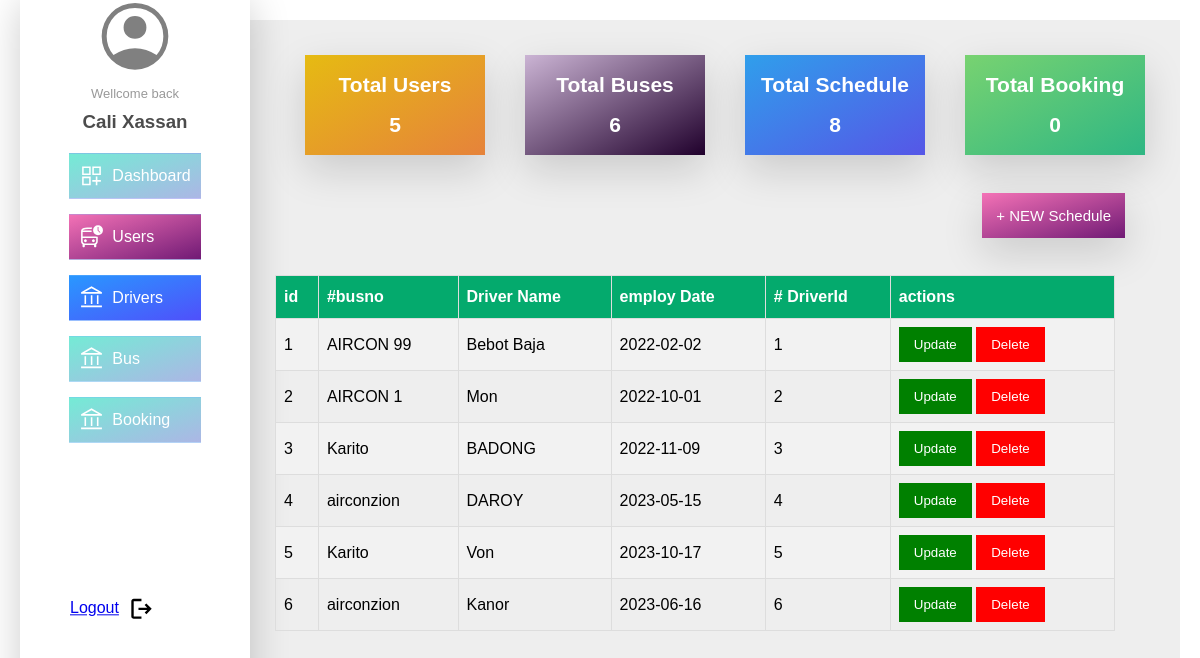
Screenshot of /busPage.php (signed in) with the database file from the repository.
### tables this page shows
CREATE TABLE `users` (
  `id` int NOT NULL primary key auto_increment,
  `firstname` varchar(255) NOT NULL,
  `lastname` varchar(255) NOT NULL,
  `email` varchar(255) NOT NULL,
   `password` varchar(255) NOT NULL,
   `phone` int NOT NULL,
  `imageUrl` varchar(255) NULL,

  `role` varchar(20) NOT NULL
);

CREATE TABLE `bus` (
   `id` int NOT NULL  primary key auto_increment,
  `busno` varchar(255) NOT NULL,
  `driverId` int NOT NULL,
  
  FOREIGN KEY  ( `driverId` ) REFERENCES driver( `id`) ON DELETE CASCADE ON UPDATE CASCADE
);

CREATE TABLE `driver` (
  `id` int NOT NULL primary key auto_increment,
  `driverName` varchar(50) NOT NULL,
  `employDate` date NOT NULL
);

### authentication/user.php (called while the page is built, shortened)
<?php
$hostname ="localhost";
$username = "root";
$password = "12345678";
$dabaseName = "busscheduledb";
$connection = mysqli_connect($hostname, $username, $password) or
        die ('Unable to connect. Check your connection parameters.');
        mysqli_select_db($connection, $dabaseName ) or die(mysqli_error($connection));
$userId =  $_SESSION["MEMBER_ID"];
$sql = "SELECT * FROM users WHERE id = '$userId'";
$user =  mysqli_query($connection,$sql);
 $arr = array();
 if(mysqli_num_rows($user))
        while($row = mysqli_fetch_assoc($user))
            $arr[] = $row;
        $userJson = json_encode($arr);
?>

### getJson.php (called while the page is built, shortened)
<?php
  include "./includes/connection.php";
  $usersSql = 'SELECT * FROM users;';
  $resultrouteSql = mysqli_query($connection,$usersSql);
  $busSql = 'SELECT bus.id,
                    busno,
                    driverId,
                    driverName,
                    employDate
                    FROM bus JOIN driver ON bus.driverId = driver.id GROUP BY bus.id';
  $resultbusSql = mysqli_query($connection,$busSql);
  $arrBuses = array();
  if(mysqli_num_rows($resultbusSql))
       while($row=mysqli_fetch_assoc($resultbusSql))
            $arrBuses[] = $row;
  $busJson = json_encode($arrBuses);
  $counting = "SELECT * from schedule";
  $scheduleCountResult = mysqli_query($connection,$counting);
  $schedulecount=mysqli_num_rows($scheduleCountResult);
  $book = "SELECT * from bookings";
  $bookCountResult = mysqli_query($connection,$book);
  $bookcount=mysqli_num_rows($bookCountResult );
  $user = "SELECT * from users";
  $userCountResult = mysqli_query($connection,$user);
  $usercount=mysqli_num_rows($userCountResult);
  $bus = "SELECT * from bus";
  $busCountResult = mysqli_query($connection,$bus);
  $buscount=mysqli_num_rows($busCountResult);
?>

### busPage.php (the view, shortened to what this page needs)
<!DOCTYPE html>
<html lang="en">
  <head>
     <link rel="stylesheet" href="./css/home.css?v=<?php echo time(); ?>" />
    <link rel="stylesheet" href="./css/header.css?v=<?php echo time(); ?>" />
    <link rel="stylesheet" href="./css/card.css" />
    <link rel="stylesheet" href="./css/button.css" />
    <link rel="stylesheet" href="./css/footer.css" />
    <link rel="stylesheet" href="./css/ticket.css" />
    <link rel="stylesheet" href="./css/cleintdashboard.css?v=<?php echo time(); ?>" />
    <link rel="stylesheet" href="./css/index.css?v=<?php echo time(); ?>" />
    <link rel="stylesheet" href="./css/alertmsg.css?v=<?php echo time(); ?>" />
    <link rel="stylesheet" href="./css/table.css?v=<?php echo time(); ?>" />
  </head>
  <?php
  require "./authentication/user.php";
  require './getJson.php';
  $userData = json_decode($userJson);
  $buses = json_decode($busJson);
  ?>
  <body>
    <section class="dashboard">
      <div class="dashboard__sidebar">
        <div class="dashboard__profile">
          <div class="dashboard__profile__image">
          <?php foreach($userData as $user){
            $data = get_object_vars($user);
             if($data["imageUrl"]){ ?>
             <img src="./uploads/IMG-user<?=$data["imageUrl"]?>" alt="profile">
            <?php } else { ?>
              <img src="./uploads/IMG-user.svg" alt="profile" />
            <?php } ?>
          </div>
          <p>Wellcome back</p>
            <h3><?php echo $data["firstname"] . " " . $data["lastname"];?></h3>
          <?php } ?>
        </div>
          <div class="dashboard__menu">
          <ul>
            <li class="active">
              <a href="./index.php" >
                <img src="./image/dashboard-icon.svg" alt="dashboard" /> dashboard</a
              >
            </li>
            <li>
              <a href="./usersPage.php">
                <img src="./image/myticket.svg" alt="myticket" /> Users</a
              >
            </li>
            <li>
              <a href="./driverPage.php">
                <img src="./image/account.svg" alt="accountbank" />
                Drivers</a
              >
            </li>
            <li>
              <a href="./busPage.php">
                <img src="./image/account.svg" alt="accountbank" />
                Bus</a
              >
            </li>
            <li>
              <a href="./bookingPage.php">
                <img src="./image/account.svg" alt="accountbank" />
                Booking</a
              >
            </li>
          </ul>
        </div>
        <a href="./authentication/logout.php" class="exit"> Logout<img src="./image/exit.svg" alt="exit"></a>
      </div>
      <div class="dashboard__content" >
       <div class="dashboard__summary">
            <div class="dashboard__summary__box">
                <h1>total users</h1>
                <h1><?php echo $usercount ?></h1>
            </div>
            <div class="dashboard__summary__box">
                <h1>total buses</h1>
                <h1><?php echo $buscount;?></h1>
            </div>
            <div class="dashboard__summary__box">
                <h1>total schedule</h1>
                 <h1><?php echo $schedulecount?></h1>
            </div>
            <div class="dashboard__summary__box">
                <h1>total Booking</h1>
                <h1><?php echo $bookcount?></h1>
            </div>
        </div>
      <div class="addNewsBox">
        <button class="addNewBtn"> + NEW schedule</button>
      </div>
      <div class="information">
        <table id="users">
         <tr>
           <th>id</th>
           <th>#busno </th>
           <th>Driver Name</th>
           <th>employ Date </th>
           <th># DriverId</th>
           <th>actions</th>
        </tr>
           <?php
             foreach($buses as $data){
            $bus = get_object_vars($data);
            $id = $bus["id"];
            $busno = $bus["busno"];
            $driverName = $bus["driverName"];
            $employDate = $bus['employDate'];
            $driverId = $bus["driverId"];
            ?>
            <tr data-id="<?php echo $id?>">
            <td><?php echo $id;?></td>
            <td><?php echo $busno;?></td>
            <td><?php echo $driverName;?></td>
            <td><?php echo $employDate;?></td>
            <td><?php echo $driverId;?></td>
            <td>
                <button type="submit" class="editeBtn" name="update">Update</button>
                <button type="submit" name="deleteBtn" class="deleteBtn">Delete</button>
            </td>
            </tr>
            <?php
           }
           ?>
      </table>
      </div>
    </section>
  </body>
</html>

### css/home.css (style rules this page uses)
:root { ---color-primary: #55c57a; ---color-primary-light: #80d671; ---color-primary-dark: #28b485; ---color-secondary-light: #ffb900; ---color-secondary-dark: #ff7730; ---color-tertiary-light: #2998ff; ---color-tertiary-dark: #5643fa; ---color-grey-light-1: #f7f7f7; ---color-grey-light-2: #eee; ---color-grey-dark: #777; ---color-grey-dark-2: #999; ---color-grey-dark-3: #333; ---color-white: #fff; ---color-black: #000; ---default-font-size: 1.6rem; }
html { font-size: 62.5%; }
* { margin: 0; padding: 0; box-sizing: border-box; }
body { font-size: var(---default-font-size); padding: 2rem; }
section { background-color: var(---color-grey-light-2); }

### css/header.css (style rules this page uses)
:root { ---color-primary: #55c57a; ---color-primary-light: #80d671; ---color-primary-dark: #28b485; ---color-secondary-light: #ffb900; ---color-secondary-dark: #ff7730; ---color-tertiary-light: #2998ff; ---color-tertiary-dark: #5643fa; ---color-grey-light-1: #f7f7f7; ---color-grey-light-2: #eee; ---color-grey-dark: #777; ---color-grey-dark-2: #999; ---color-grey-dark-3: #333; ---color-white: #fff; ---color-black: #000; ---default-font-size: 1.6rem; }
html { font-size: 62.5%; }
* { margin: 0; padding: 0; box-sizing: border-box; }
body { font-size: var(---default-font-size); font-family: Arial, Helvetica, sans-serif; padding: 2rem; }

### css/card.css (style rules this page uses)
:root { ---color-primary: #55c57a; ---color-primary-light: #80d671; ---color-primary-dark: #28b485; ---color-secondary-light: #ffb900; ---color-secondary-dark: #ff7730; ---color-tertiary-light: #2998ff; ---color-tertiary-dark: #5643fa; ---color-grey-light-1: #f7f7f7; ---color-grey-light-2: #eee; ---color-grey-dark: #777; ---color-grey-dark-2: #999; ---color-grey-dark-3: #333; ---color-white: #fff; ---color-black: #000; ---default-font-size: 1.6rem; }

### css/footer.css (style rules this page uses)
:root { ---color-primary: #55c57a; ---color-primary-light: #80d671; ---color-primary-dark: #28b485; ---color-secondary-light: #ffb900; ---color-secondary-dark: #ff7730; ---color-tertiary-light: #2998ff; ---color-tertiary-dark: #5643fa; ---color-grey-light-1: #f7f7f7; ---color-grey-light-2: #eee; ---color-grey-dark: #777; ---color-grey-dark-2: #999; ---color-grey-dark-3: #333; ---color-white: #fff; ---color-black: #000; ---default-font-size: 1.6rem; }

### css/ticket.css (style rules this page uses)
:root { ---color-primary: #55c57a; ---color-primary-light: #80d671; ---color-primary-dark: #28b485; ---color-secondary-light: #ffb900; ---color-secondary-dark: #ff7730; ---color-tertiary-light: #2998ff; ---color-tertiary-dark: #5643fa; ---color-grey-light-1: #f7f7f7; ---color-grey-light-2: #eee; ---color-grey-dark: #777; ---color-grey-dark-2: #999; ---color-grey-dark-3: #333; ---color-white: #fff; ---color-black: #000; ---default-font-size: 1.6rem; }
.booking-table td, th { text-align: left; padding: 8px; }

### css/index.css (style rules this page uses)
:root { ---color-primary: #55c57a; ---color-primary-light: #80d671; ---color-primary-dark: #28b485; ---color-secondary-light: #ffb900; ---color-secondary-dark: #ff7730; ---color-tertiary-light: #2998ff; ---color-tertiary-dark: #5643fa; ---color-grey-light-1: #f7f7f7; ---color-grey-light-2: #eee; ---color-grey-dark: #777; ---color-grey-dark-2: #999; ---color-grey-dark-3: #333; ---color-white: #fff; ---color-black: #000; ---default-font-size: 1.6rem; }
html { font-size: 62.5%; }
.dashboard { overflow: scroll; }
.dashboard__summary { display: flex; justify-content: space-between; width: 100%; color: white; margin-bottom: 4rem; }
.dashboard__summary__box { background-color: var(---color-primary); width: 18rem; font-size: 1.4rem; height: 10rem; display: flex; flex-direction: column; align-items: center; justify-content: space-around; text-transform: capitalize; padding: 1rem 0rem; box-shadow: 0 1.5rem 4rem rgba(0, 0, 0, 0.15); }
.addNewsBox { padding: 2rem; height: 1rem; width: 100%; margin-bottom: 4rem; display: flex; justify-content: flex-end; align-items: center; }
.addNewsBox .addNewBtn { font-size: 1.5rem; color: white; padding: 1.4rem; border: none; text-transform: capitalize; box-shadow: 0 1.5rem 4rem rgba(0, 0, 0, 0.15); }

### rows the page displays
users: firstname "Cali", lastname "Xassan"
bus: id "1", busno "AIRCON 99", driverId.driverName "Bebot Baja", driverId.employDate "2022-02-02", driverId "1"
bus: id "2", busno "AIRCON 1", driverId.driverName "Mon", driverId.employDate "2022-10-01", driverId "2"
bus: id "3", busno "Karito", driverId.driverName "BADONG", driverId.employDate "2022-11-09", driverId "3"
bus: id "4", busno "airconzion", driverId.driverName "DAROY", driverId.employDate "2023-05-15", driverId "4"
bus: id "5", busno "Karito", driverId.driverName "Von", driverId.employDate "2023-10-17", driverId "5"
bus: id "6", busno "airconzion", driverId.driverName "Kanor", driverId.employDate "2023-06-16", driverId "6"

### other values shown
$usercount "5"
$buscount "6"
$schedulecount "8"
$bookcount "0"
